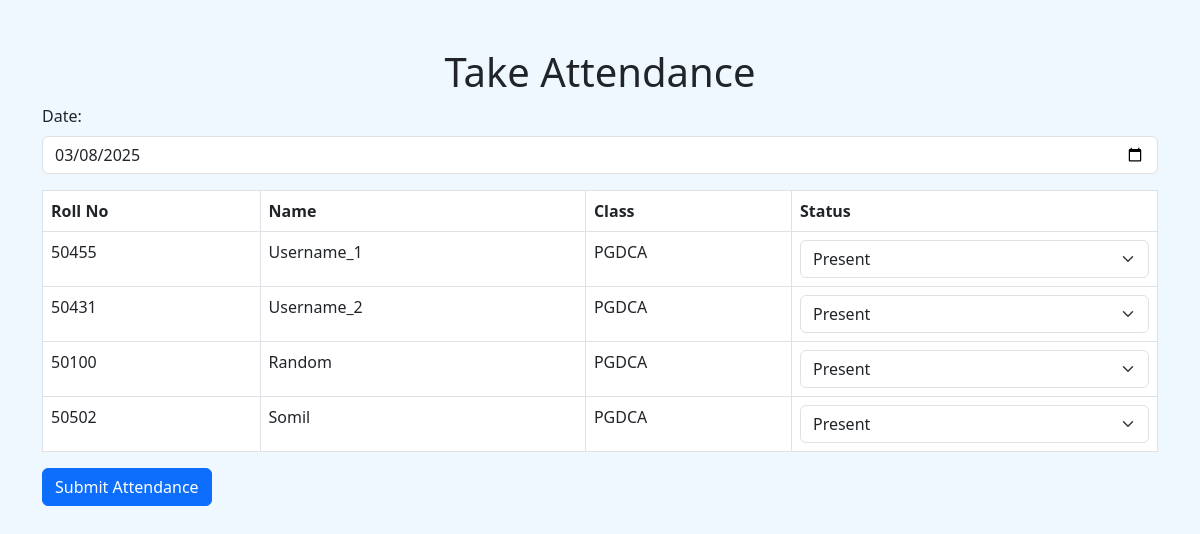
Before: /take_attendance (signed in) with the older database file.
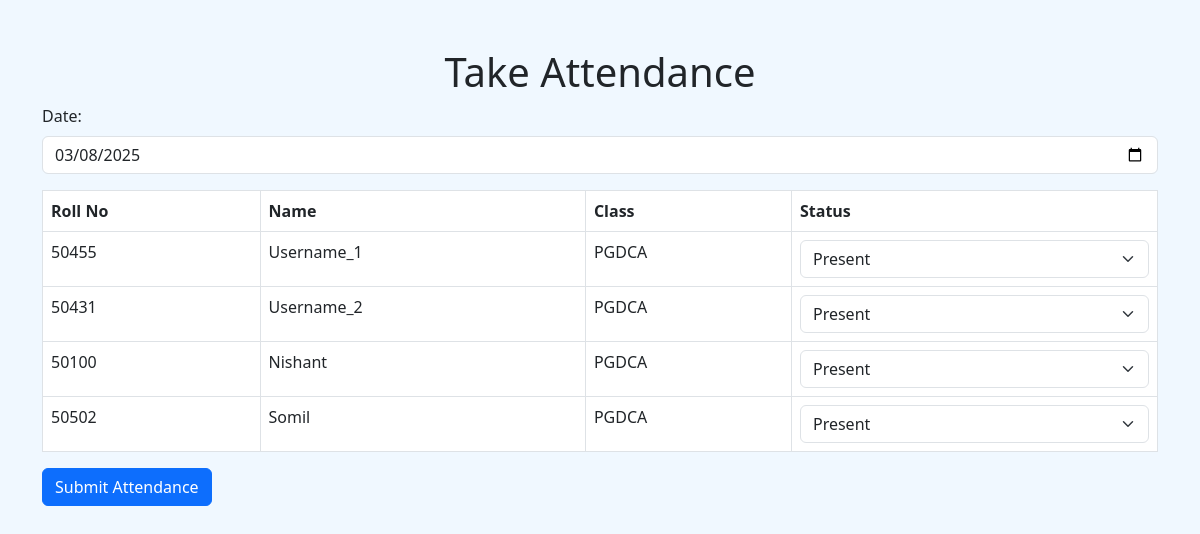
After: the same page with the newer database file.
### main.py (models this page shows)
class Student(db.Model):
    __tablename__ = 'student'
    id = db.Column(db.Integer, primary_key=True)
    roll_no = db.Column(db.String(50), unique=True, nullable=False)
    name = db.Column(db.String(100), nullable=False)
    email = db.Column(db.String(100), unique=True, nullable=False)
    student_class = db.Column(db.String(100), nullable=False)

### main.py (the view, shortened to what this page needs)
@app.route("/take_attendance", methods=["GET", "POST"])
@login_required
def take_attendance():
    if request.method == "GET":
        students = Student.query.all()
        today_date = date.today()
        return render_template("take_attendance.html", students=students, today_date=today_date)

### main.py (called while the page is built)
@login_manager.user_loader
def load_user(user_id):
    return User.query.get(int(user_id))

### templates/take_attendance.html (shortened to what this page needs)
<!DOCTYPE html>
<html lang="en">
<head>
    <link rel="stylesheet" href="https://cdn.jsdelivr.net/npm/bootstrap@5.3.0/dist/css/bootstrap.min.css">
</head>
<body>
<body style="background-color: #f0f8ff;">
<div class="container mt-5">
    <h1 class="text-center">Take Attendance</h1>
    <form method="POST" action="/take_attendance">
        <div class="mb-3">
            <label for="date" class="form-label">Date:</label>
            <input type="date" id="date" name="date" class="form-control" value="{{ today_date }}" required>
        </div>
        <table class="table table-bordered">
            <thead>
            <tr>
                <th>Roll No</th>
                <th>Name</th>
                <th>Class</th>
                <th>Status</th>
            </tr>
            </thead>
            <tbody>
            {% for student in students %}
            <tr>
                <td>{{ student.roll_no }}</td>
                <td>{{ student.name }}</td>
                <td>{{ student.student_class }}</td>
                <td>
                    <select name="{{ student.roll_no }}" class="form-select">
                        <option value="Present">Present</option>
                    </select>
                </td>
            </tr>
            {% endfor %}
            </tbody>
        </table>
        <button type="submit" class="btn btn-primary">Submit Attendance</button>
    </form>
</div>
</body>
</html>

Changed rows visible on the page:
changed Student: name "Random" → "Nishant"
